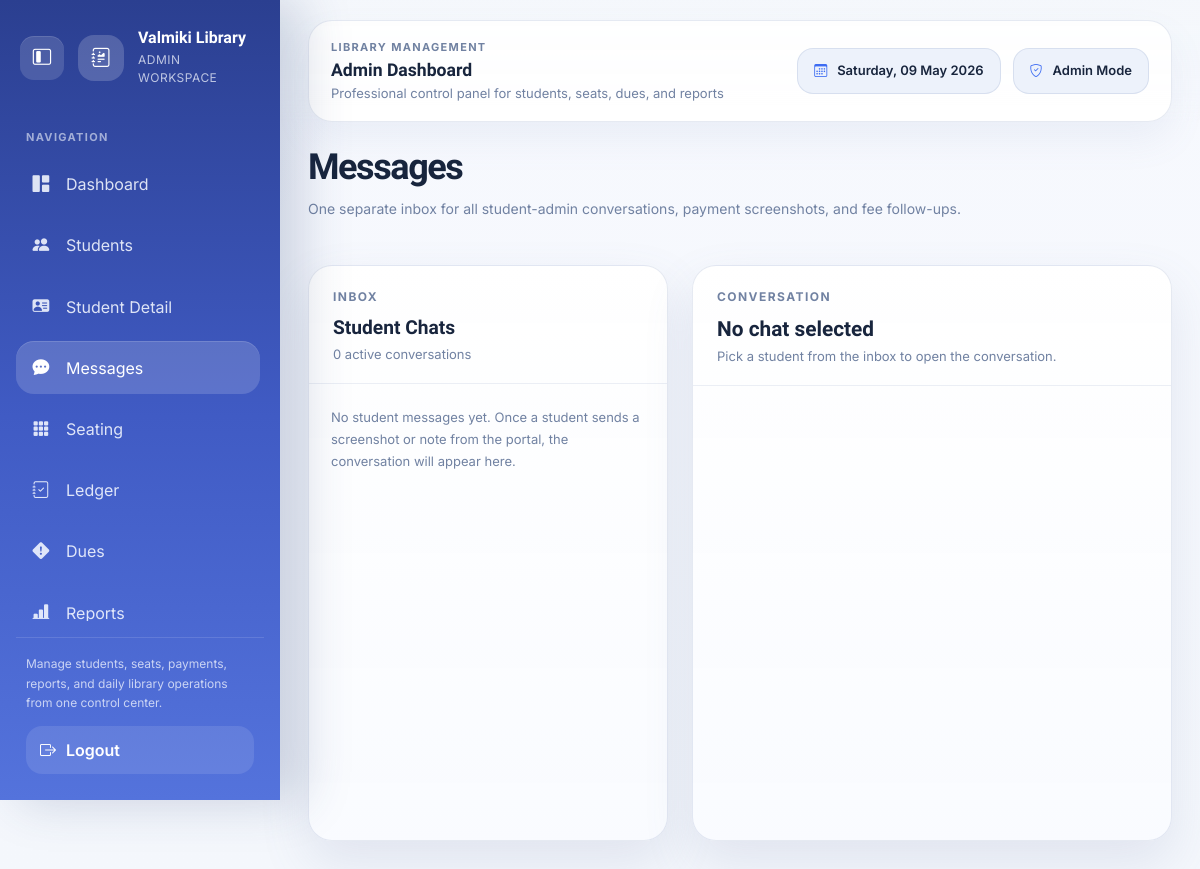
/messages/ (signed in), run on an earlier commit of the app's database.
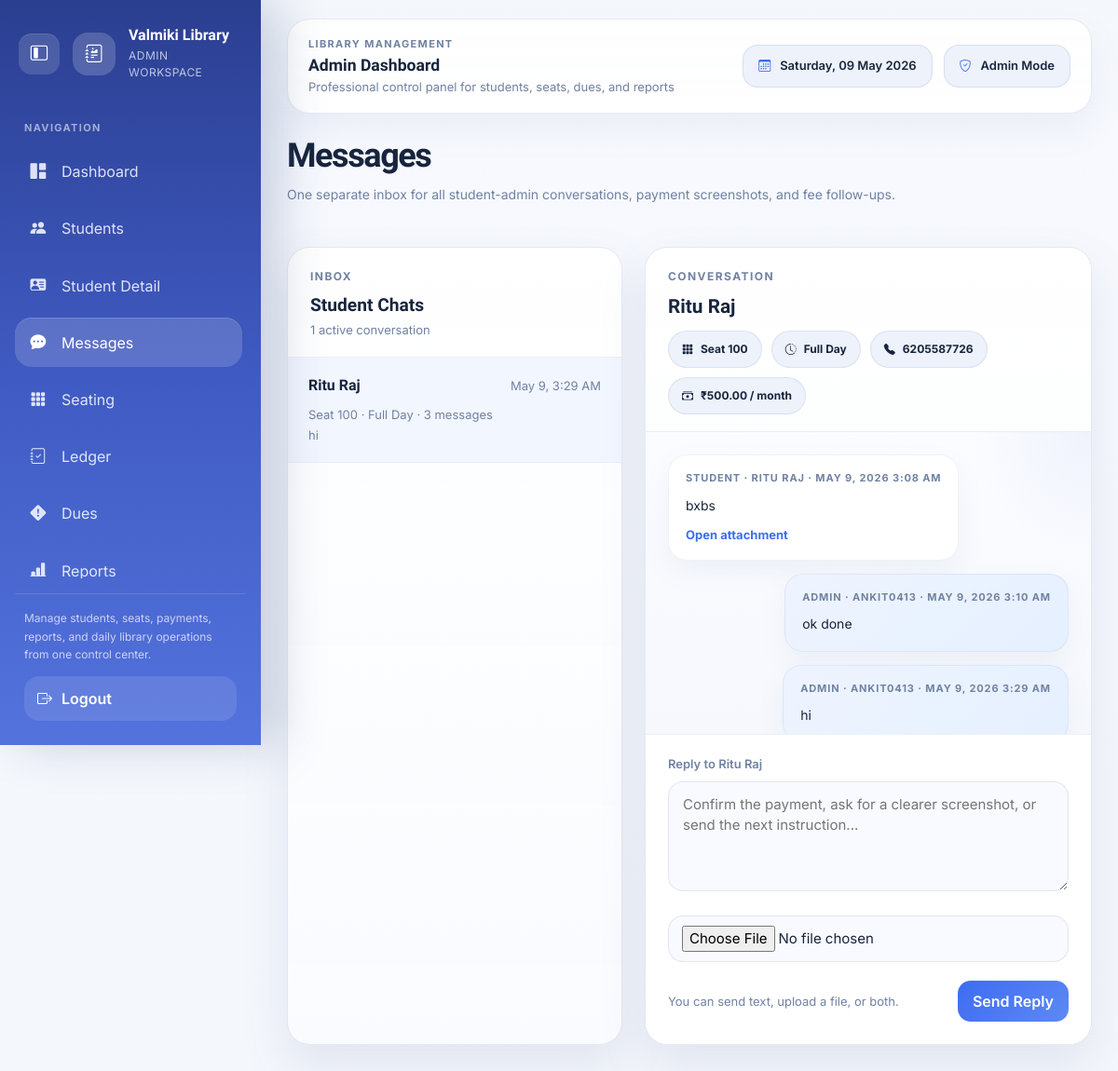
And on a later commit of the database.
### students/models.py (models this page shows, shortened)
class Student(models.Model):
    SHIFT_CHOICES = [
        ('Morning', 'Morning'),
        ('Evening', 'Evening'),
        ('Full Day', 'Full Day'),
    ]
    STATUS_CHOICES = [
        ('Active', 'Active'),
        ('On Hold', 'On Hold'),
        ('Left', 'Left'),
    ]
    PAYMENT_MODE_CHOICES = [
        ('Cash', 'Cash'),
        ('UPI', 'UPI'),
        ('Online', 'Online'),
    ]
    name         = models.CharField(max_length=100)
    contact      = models.CharField(max_length=10)
    email        = models.EmailField(blank=True, null=True, unique=True)
    date_of_birth = models.DateField(blank=True, null=True)
    seat_number  = models.CharField(max_length=3)
    shift        = models.CharField(max_length=20, choices=SHIFT_CHOICES)
    joining_date = models.DateField()
    monthly_fee  = models.DecimalField(max_digits=8, decimal_places=2, default=500)
    monthly_due_day = models.PositiveSmallIntegerField(default=5)
    mode_of_payment = models.CharField(max_length=10, choices=PAYMENT_MODE_CHOICES, default='Cash')
    preparing_for = models.CharField(max_length=150, blank=True)
    academic_details = models.TextField(blank=True)
    profile_photo = models.FileField(upload_to='student_profiles/photos/', blank=True, null=True)
    id_copy = models.FileField(upload_to='student_profiles/id_copies/', blank=True, null=True)
    payment_qr = models.FileField(upload_to='student_profiles/payment_qr/', blank=True, null=True)
    emergency_contact_name = models.CharField(max_length=100, blank=True)
    emergency_contact_phone = models.CharField(max_length=15, blank=True)
    status = models.CharField(max_length=20, choices=STATUS_CHOICES, default='Active')
    email_verified = models.BooleanField(default=False)

class PortalMessage(models.Model):
    SENDER_CHOICES = [
        ('Student', 'Student'),
        ('Admin', 'Admin'),
    ]
    student = models.ForeignKey(Student, on_delete=models.CASCADE, related_name='portal_messages')
    sender_role = models.CharField(max_length=20, choices=SENDER_CHOICES, default='Student')
    sender_name = models.CharField(max_length=100, blank=True)
    body = models.TextField(blank=True)
    attachment = models.FileField(upload_to='portal_messages/attachments/', blank=True, null=True)
    created_at = models.DateTimeField(auto_now_add=True)

### students/views.py (the view)
# urls.py: path('messages/',              views.message_center,        name='message_center'),
@login_required
def message_center(request):
    conversations = build_portal_conversations()
    selected_student = None
    selected_student_id = request.GET.get('student')
    if selected_student_id:
        selected_student = Student.objects.filter(pk=selected_student_id).first()
    if selected_student is None and conversations:
        selected_student = conversations[0]
    thread = []
    if selected_student:
        thread = decorate_portal_messages(
            selected_student.portal_messages.order_by('created_at')
        )
        selected_student.payment_qr_is_image = file_is_image(selected_student.payment_qr)
    return render(request, 'students/message_center.html', {
        'conversations': conversations,
        'selected_student': selected_student,
        'thread': thread,
    })

### students/views.py (called while the page is built)
def file_is_image(file_field):
    return bool(file_field and str(file_field.name).lower().endswith(IMAGE_FILE_EXTENSIONS))

def decorate_portal_messages(message_queryset):
    messages_list = list(message_queryset)
    for portal_message in messages_list:
        portal_message.attachment_is_image = file_is_image(portal_message.attachment)
    return messages_list

def build_portal_conversations():
    conversation_students = list(
        Student.objects.filter(portal_messages__isnull=False)
        .annotate(latest_message_at=Max('portal_messages__created_at'))
        .order_by('-latest_message_at', 'name')
        .distinct()
    )
    latest_message_map = {}
    for portal_message in PortalMessage.objects.select_related('student').order_by('student_id', '-created_at'):
        if portal_message.student_id not in latest_message_map:
            portal_message.attachment_is_image = file_is_image(portal_message.attachment)
            latest_message_map[portal_message.student_id] = portal_message
    for student in conversation_students:
        student.latest_portal_message = latest_message_map.get(student.pk)
        student.portal_message_count = student.portal_messages.count()
    return conversation_students

### students/templates/students/message_center.html (shortened to what this page needs)
{% extends 'students/base.html' %}
{% block content %}
<div class="page-head">
  <div>
    <h1 class="page-title">Messages</h1>
    <p class="page-subtitle">One separate inbox for all student-admin conversations, payment screenshots, and fee follow-ups.</p>
  </div>
</div>
<div class="message-page">
  <section class="inbox-panel">
    <div class="inbox-head">
      <div class="section-title" style="margin-bottom:8px">Inbox</div>
      <div style="font-family:'Sora',sans-serif;font-size:1.2rem;font-weight:700;color:var(--text-main)">Student Chats</div>
      <div class="chat-subline">{{ conversations|length }} active conversation{{ conversations|length|pluralize }}</div>
    </div>
    <div class="inbox-list">
      {% for student in conversations %}
        <a href="{% url 'message_center' %}?student={{ student.pk }}" class="conversation-link {% if selected_student and selected_student.pk == student.pk %}active{% endif %}">
          <div class="conversation-top">
            <div class="conversation-name">{{ student.name }}</div>
            <div class="conversation-meta">{{ student.latest_portal_message.created_at|date:"M j, g:i A" }}</div>
          </div>
          <div class="conversation-meta">Seat {{ student.seat_number }} · {{ student.shift }} · {{ student.portal_message_count }} message{{ student.portal_message_count|pluralize }}</div>
          <div class="conversation-preview">
            {% if student.latest_portal_message.body %}
              {{ student.latest_portal_message.body }}
            {% elif student.latest_portal_message.attachment %}
              Attachment shared in chat
            {% else %}
              New message
            {% endif %}
          </div>
        </a>
      {% empty %}
        <div style="padding:22px" class="empty-note">
          No student messages yet. Once a student sends a screenshot or note from the portal, the conversation will appear here.
        </div>
      {% endfor %}
    </div>
  </section>
  <section class="chat-panel">
    {% if selected_student %}
      <div class="chat-head">
        <div class="section-title" style="margin-bottom:8px">Conversation</div>
        <div style="font-family:'Sora',sans-serif;font-size:1.3rem;font-weight:700;color:var(--text-main)">{{ selected_student.name }}</div>
        <div class="student-quick-info">
          <span class="info-pill"><i class="bi bi-grid-3x3-gap-fill"></i> Seat {{ selected_student.seat_number }}</span>
          <span class="info-pill"><i class="bi bi-clock-history"></i> {{ selected_student.shift }}</span>
          <span class="info-pill"><i class="bi bi-telephone-fill"></i> {{ selected_student.contact }}</span>
          <span class="info-pill"><i class="bi bi-cash-stack"></i> ₹{{ selected_student.monthly_fee }} / month</span>
        </div>
      </div>
      <div class="chat-thread">
        {% for message in thread %}
          <article class="chat-bubble {% if message.sender_role == 'Admin' %}admin{% else %}student{% endif %}">
            <div class="bubble-meta">
              {{ message.sender_role }}
              {% if message.sender_name %} · {{ message.sender_name }}{% endif %}
              · {{ message.created_at|date:"M j, Y g:i A" }}
            </div>
            {% if message.body %}
              <div class="bubble-body">{{ message.body|linebreaksbr }}</div>
            {% endif %}
            {% if message.attachment %}
              <div>
                <a href="{{ message.attachment.url }}" target="_blank" rel="noopener" class="bubble-attachment-link">Open attachment</a>
              </div>
            {% endif %}
          </article>
        {% empty %}
          <div class="empty-note">This student does not have any chat messages yet.</div>
        {% endfor %}
      </div>
      <div class="reply-box">
        <form method="post" enctype="multipart/form-data" action="{% url 'admin_student_message' selected_student.pk %}">
          <label class="vl-label">Reply to {{ selected_student.name }}</label>
          <textarea name="body" class="vl-input" rows="4" placeholder="Confirm the payment, ask for a clearer screenshot, or send the next instruction..."></textarea>
          <input type="file" name="attachment" class="vl-input" style="padding:10px 14px">
          <div class="reply-actions">
            <div class="chat-subline">You can send text, upload a file, or both.</div>
            <button type="submit" class="btn btn-primary">Send Reply</button>
          </div>
        </form>
      </div>
    {% else %}
      <div class="chat-head">
        <div class="section-title" style="margin-bottom:8px">Conversation</div>
        <div style="font-family:'Sora',sans-serif;font-size:1.3rem;font-weight:700;color:var(--text-main)">No chat selected</div>
        <div class="chat-subline">Pick a student from the inbox to open the conversation.</div>
      </div>
    {% endif %}
  </section>
</div>
{% endblock %}

### students/templates/students/base.html (shortened to what this page needs)
<!DOCTYPE html>
<html lang="en">
<head>
  <link rel="stylesheet" href="https://cdn.jsdelivr.net/npm/bootstrap-icons@1.11.3/font/bootstrap-icons.min.css">
  <link href="https://cdn.jsdelivr.net/npm/bootstrap@5.3.0/dist/css/bootstrap.min.css" rel="stylesheet">
</head>
<body>
  <div class="admin-shell">
    <aside class="admin-sidebar" id="adminSidebar">
      <div class="sidebar-head">
        <button type="button" class="sidebar-toggle" onclick="toggleSidebarDesktop()" aria-label="Toggle navigation">
          <i class="bi bi-layout-sidebar-inset"></i>
        </button>
        <a href="{% url 'dashboard' %}" class="sidebar-brand">
          <div class="brand-mark"><i class="bi bi-journal-richtext"></i></div>
          <div class="brand-copy">
            <strong>Valmiki Library</strong>
            <span>Admin Workspace</span>
          </div>
        </a>
      </div>
      <div class="sidebar-section-title">Navigation</div>
      <nav class="sidebar-nav">
        <a href="{% url 'dashboard' %}" class="sidebar-link {% if request.resolver_match.url_name == 'dashboard' %}active{% endif %}">
          <i class="bi bi-grid-1x2-fill"></i>
          <span>Dashboard</span>
        </a>
        <a href="{% url 'student_list' %}" class="sidebar-link ">
          <i class="bi bi-people-fill"></i>
          <span>Students</span>
        </a>
        <a href="{% url 'student_detail' %}" class="sidebar-link {% if request.resolver_match.url_name == 'student_detail' %}active{% endif %}">
          <i class="bi bi-person-vcard-fill"></i>
          <span>Student Detail</span>
        </a>
        <a href="{% url 'message_center' %}" class="sidebar-link {% if request.resolver_match.url_name == 'message_center' %}active{% endif %}">
          <i class="bi bi-chat-dots-fill"></i>
          <span>Messages</span>
        </a>
        <a href="{% url 'seating_chart' %}" class="sidebar-link {% if request.resolver_match.url_name == 'seating_chart' %}active{% endif %}">
          <i class="bi bi-grid-3x3-gap-fill"></i>
          <span>Seating</span>
        </a>
        <a href="{% url 'payment_ledger' %}" class="sidebar-link {% if request.resolver_match.url_name == 'payment_ledger' or request.resolver_match.url_name == 'payment_entry' %}active{% endif %}">
          <i class="bi bi-journal-check"></i>
          <span>Ledger</span>
        </a>
        <a href="{% url 'defaulters' %}" class="sidebar-link {% if request.resolver_match.url_name == 'defaulters' %}active{% endif %}">
          <i class="bi bi-exclamation-diamond-fill"></i>
          <span>Dues</span>
        </a>
        <a href="{% url 'reports_dashboard' %}" class="sidebar-link {% if request.resolver_match.url_name == 'reports_dashboard' %}active{% endif %}">
          <i class="bi bi-bar-chart-line-fill"></i>
          <span>Reports</span>
        </a>
      </nav>
      <div class="sidebar-footer">
        <div class="sidebar-footer-copy">
          Manage students, seats, payments, reports, and daily library operations from one control center.
        </div>
        <a href="{% url 'logout' %}" class="sidebar-logout">
          <i class="bi bi-box-arrow-right"></i>
          <span>Logout</span>
        </a>
      </div>
    </aside>
    <main class="admin-main">
      <header class="admin-topbar">
        <div class="topbar-inner">
          <div class="topbar-left">
            <div>
              <div class="topbar-kicker">Library Management</div>
              <div class="topbar-title">Admin Dashboard</div>
              <div class="topbar-subtitle">Professional control panel for students, seats, dues, and reports</div>
            </div>
          </div>
          <div class="topbar-right">
            <div class="topbar-pill">
              <i class="bi bi-calendar3"></i>
              <span>{% now "l, d M Y" %}</span>
            </div>
            <div class="topbar-pill">
              <i class="bi bi-shield-check"></i>
              <span>Admin Mode</span>
            </div>
          </div>
        </div>
      </header>
      <div class="page-wrapper">
        <div class="page-shell">
          {% block content %}{% endblock %}
        </div>
      </div>
    </main>
  </div>
</body>
</html>

### students/templates/students/message_center.html (style rules this page uses)
.message-page { display: grid; grid-template-columns: 360px minmax(0, 1fr); gap: 24px; min-height: 72vh; }
.inbox-panel, .chat-panel { background: linear-gradient(180deg, rgba(255,255,255,0.98) 0%, rgba(249,251,255,0.96) 100%); border-radius: 24px; border: 1px solid var(--border); box-shadow: var(--shadow-card); overflow: hidden; }
.inbox-head, .chat-head { padding: 22px 24px 18px; border-bottom: 1px solid rgba(102, 126, 174, 0.12); }
.inbox-list { display: flex; flex-direction: column; max-height: calc(72vh - 88px); overflow-y: auto; }
.conversation-link { display: block; padding: 18px 22px; text-decoration: none; color: var(--text-main); border-bottom: 1px solid rgba(102, 126, 174, 0.08); transition: background 0.18s ease; }
.conversation-link:hover, .conversation-link.active { background: #f2f6ff; color: var(--text-main); }
.conversation-top { display: flex; align-items: center; justify-content: space-between; gap: 12px; margin-bottom: 8px; }
.conversation-name { font-family: "Sora", sans-serif; font-size: 1rem; font-weight: 700; }
.conversation-meta, .conversation-preview, .empty-note, .chat-subline { color: var(--text-muted); font-size: 13px; line-height: 1.7; }
.conversation-preview { display: -webkit-box; -webkit-line-clamp: 2; -webkit-box-orient: vertical; overflow: hidden; }
.chat-thread { padding: 24px; display: flex; flex-direction: column; gap: 14px; max-height: calc(72vh - 252px); overflow-y: auto; background: radial-gradient(circle at top right, rgba(94, 134, 226, 0.08), transparent 22%), linear-gradient(180deg, #fbfcff 0%, #f6f8fd 100%); }
.chat-bubble { max-width: 78%; border-radius: 20px; padding: 16px 18px; border: 1px solid rgba(102, 126, 174, 0.1); box-shadow: 0 12px 28px rgba(105, 123, 165, 0.08); }
.chat-bubble.student { align-self: flex-start; background: #ffffff; }
.chat-bubble.admin { align-self: flex-end; background: linear-gradient(135deg, #eef4ff 0%, #e5f0ff 100%); }
.bubble-meta { color: var(--text-muted); font-size: 11px; font-weight: 700; text-transform: uppercase; letter-spacing: 0.08em; margin-bottom: 8px; }
.bubble-body { color: var(--text-main); font-size: 14px; line-height: 1.8; word-break: break-word; }
.bubble-attachment-link, .student-qr-link { display: inline-flex; align-items: center; gap: 6px; margin-top: 10px; text-decoration: none; font-size: 13px; font-weight: 700; color: var(--accent); }
.student-quick-info { margin-top: 10px; display: flex; gap: 10px; flex-wrap: wrap; }
.info-pill { display: inline-flex; align-items: center; gap: 8px; padding: 10px 14px; border-radius: 999px; background: var(--bg-deep); border: 1px solid rgba(102, 126, 174, 0.14); font-size: 12px; font-weight: 700; color: var(--text-main); }
.reply-box { padding: 22px 24px 24px; border-top: 1px solid rgba(102, 126, 174, 0.12); background: #ffffff; }
.reply-actions { display: flex; align-items: center; justify-content: space-between; gap: 16px; flex-wrap: wrap; }

What changed in the data, as far as the page shows it:
added Student: name "Ritu Raj", latest_portal_message.created_at "May 9, 3:29 AM", seat_number "100", shift "Full Day", portal_message_count "3", latest_portal_message.body "hi", contact "6205587726", monthly_fee "500.00"
added PortalMessage: sender_role "STUDENT", sender_name "RITU RAJ", created_at "MAY 9, 2026 3:08 AM", body "bxbs"
added PortalMessage: sender_role "ADMIN", sender_name "ANKIT0413", created_at "MAY 9, 2026 3:10 AM", body "ok done"
added PortalMessage: sender_role "ADMIN", sender_name "ANKIT0413", created_at "MAY 9, 2026 3:29 AM", body "hi"
Also different on the page:
{{ conversations|length }}: "0" → "1"
text no longer shown: "No student messages yet. Once a student sends a screenshot or note from the portal, the conversation will appear here. No chat selected Pick a student from the inbox to open the conversation."
text now shown: "Seat ₹ / month Reply to You can send text, upload a file, or both. Send Reply"
